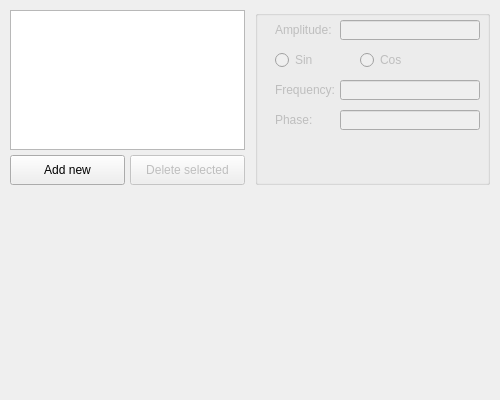
<?xml version="1.0" encoding="UTF-8"?>
<ui version="4.0">
 <class>MainWindow</class>
 <widget class="QMainWindow" name="MainWindow">
  <property name="geometry">
   <rect>
    <x>0</x>
    <y>0</y>
    <width>500</width>
    <height>400</height>
   </rect>
  </property>
  <property name="windowTitle">
   <string>Chart Drawer</string>
  </property>
  <widget class="QWidget" name="centralWidget">
   <widget class="QGroupBox" name="editWidget">
    <property name="enabled">
     <bool>false</bool>
    </property>
    <property name="geometry">
     <rect>
      <x>255</x>
      <y>10</y>
      <width>235</width>
      <height>175</height>
     </rect>
    </property>
    <property name="title">
     <string/>
    </property>
    <property name="flat">
     <bool>false</bool>
    </property>
    <property name="checkable">
     <bool>false</bool>
    </property>
    <widget class="QLineEdit" name="amplitudeField">
     <property name="enabled">
      <bool>false</bool>
     </property>
     <property name="geometry">
      <rect>
       <x>85</x>
       <y>10</y>
       <width>140</width>
       <height>20</height>
      </rect>
     </property>
     <property name="readOnly">
      <bool>false</bool>
     </property>
    </widget>
    <widget class="QLabel" name="label">
     <property name="geometry">
      <rect>
       <x>20</x>
       <y>10</y>
       <width>65</width>
       <height>20</height>
      </rect>
     </property>
     <property name="text">
      <string>Amplitude:</string>
     </property>
    </widget>
    <widget class="QRadioButton" name="sinRadio">
     <property name="geometry">
      <rect>
       <x>20</x>
       <y>40</y>
       <width>100</width>
       <height>20</height>
      </rect>
     </property>
     <property name="text">
      <string>Sin</string>
     </property>
    </widget>
    <widget class="QRadioButton" name="cosRadio">
     <property name="geometry">
      <rect>
       <x>105</x>
       <y>40</y>
       <width>100</width>
       <height>20</height>
      </rect>
     </property>
     <property name="text">
      <string>Cos</string>
     </property>
    </widget>
    <widget class="QLineEdit" name="frequencyField">
     <property name="enabled">
      <bool>false</bool>
     </property>
     <property name="geometry">
      <rect>
       <x>85</x>
       <y>70</y>
       <width>140</width>
       <height>20</height>
      </rect>
     </property>
     <property name="readOnly">
      <bool>false</bool>
     </property>
    </widget>
    <widget class="QLabel" name="label_2">
     <property name="geometry">
      <rect>
       <x>20</x>
       <y>70</y>
       <width>65</width>
       <height>20</height>
      </rect>
     </property>
     <property name="text">
      <string>Frequency:</string>
     </property>
    </widget>
    <widget class="QLabel" name="label_3">
     <property name="geometry">
      <rect>
       <x>20</x>
       <y>100</y>
       <width>65</width>
       <height>20</height>
      </rect>
     </property>
     <property name="text">
      <string>Phase:</string>
     </property>
    </widget>
    <widget class="QLineEdit" name="phaseField">
     <property name="enabled">
      <bool>false</bool>
     </property>
     <property name="geometry">
      <rect>
       <x>85</x>
       <y>100</y>
       <width>140</width>
       <height>20</height>
      </rect>
     </property>
     <property name="readOnly">
      <bool>false</bool>
     </property>
    </widget>
    <widget class="QLabel" name="resultLabel">
     <property name="geometry">
      <rect>
       <x>20</x>
       <y>140</y>
       <width>200</width>
       <height>13</height>
      </rect>
     </property>
     <property name="text">
      <string/>
     </property>
    </widget>
   </widget>
   <widget class="QWidget" name="listWidget" native="true">
    <property name="geometry">
     <rect>
      <x>10</x>
      <y>10</y>
      <width>235</width>
      <height>175</height>
     </rect>
    </property>
    <widget class="QListView" name="itemList">
     <property name="geometry">
      <rect>
       <x>0</x>
       <y>0</y>
       <width>235</width>
       <height>140</height>
      </rect>
     </property>
    </widget>
    <widget class="QPushButton" name="addButton">
     <property name="geometry">
      <rect>
       <x>0</x>
       <y>145</y>
       <width>115</width>
       <height>30</height>
      </rect>
     </property>
     <property name="text">
      <string>Add new</string>
     </property>
    </widget>
    <widget class="QPushButton" name="deleteButton">
     <property name="enabled">
      <bool>false</bool>
     </property>
     <property name="geometry">
      <rect>
       <x>120</x>
       <y>145</y>
       <width>115</width>
       <height>30</height>
      </rect>
     </property>
     <property name="text">
      <string>Delete selected</string>
     </property>
    </widget>
   </widget>
  </widget>
 </widget>
 <layoutdefault spacing="6" margin="11"/>
 <resources/>
 <connections/>
</ui>
